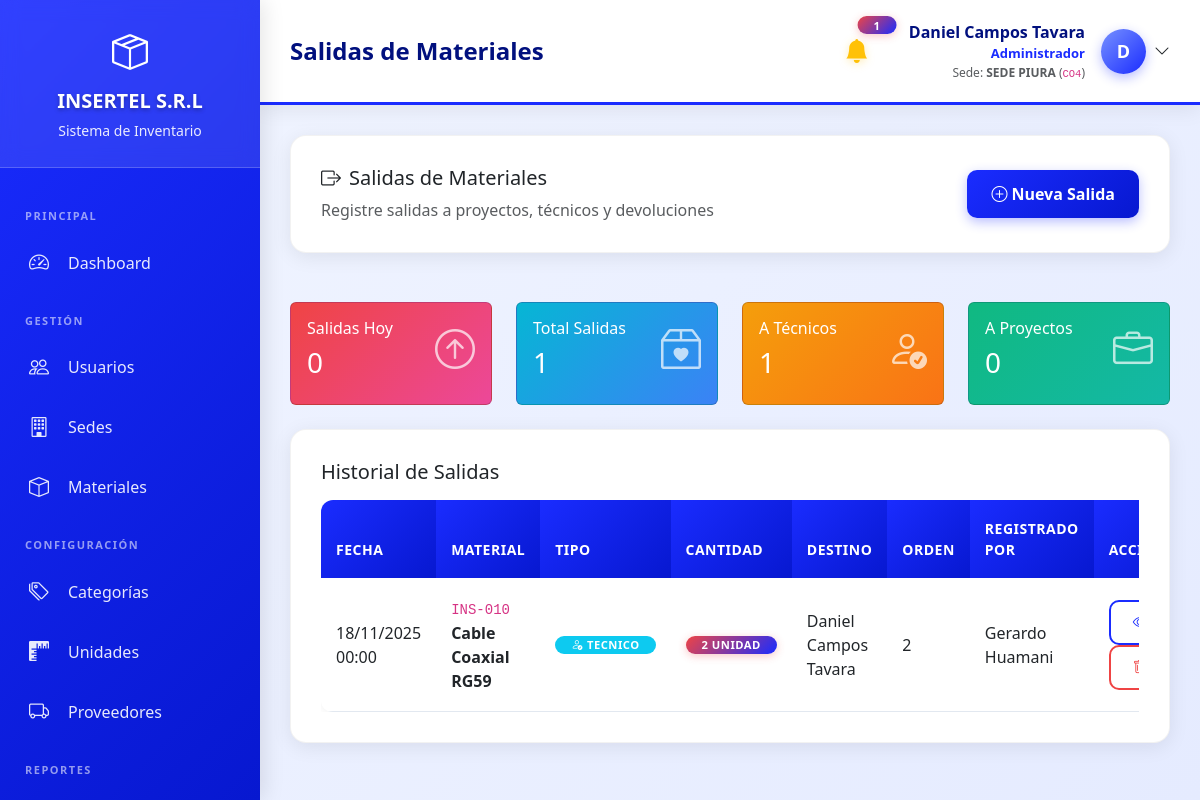
Before: /views/admin/salidas_materiales.php (signed in) with the older database file.
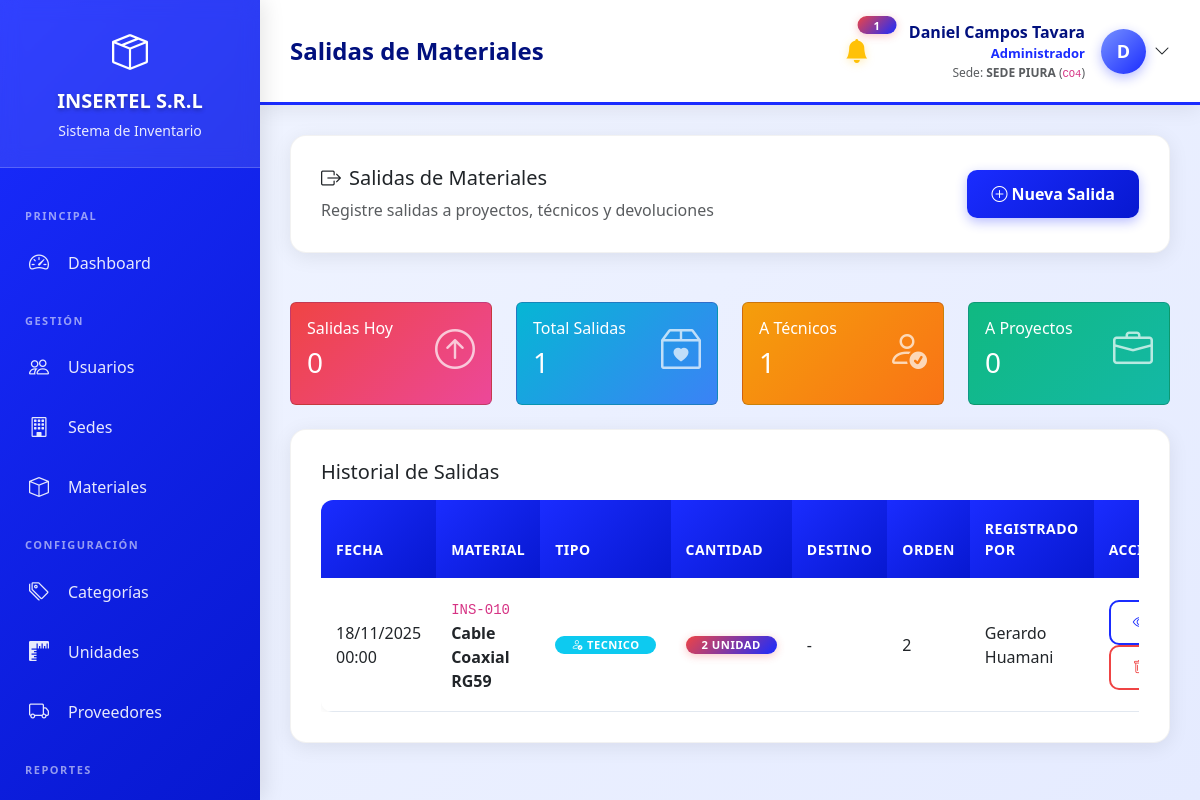
After: the same page with the newer database file.
### tables this page shows
CREATE TABLE `salidas_materiales` (
  `id` int(11) NOT NULL,
  `movimiento_id` int(11) NOT NULL,
  `tipo_salida` enum('proyecto','tecnico','devolucion_proveedor','ajuste') DEFAULT 'proyecto',
  `proyecto_id` int(11) DEFAULT NULL,
  `tecnico_id` int(11) DEFAULT NULL,
  `numero_orden` varchar(100) DEFAULT NULL,
  `fecha_salida` date NOT NULL,
  `usuario_id` int(11) NOT NULL,
  `created_at` timestamp NOT NULL DEFAULT current_timestamp(),
  `updated_at` timestamp NOT NULL DEFAULT current_timestamp() ON UPDATE current_timestamp()
);

CREATE TABLE `usuarios` (
  `id` int(11) NOT NULL,
  `username` varchar(50) NOT NULL,
  `password` varchar(255) NOT NULL,
  `nombre_completo` varchar(150) NOT NULL,
  `email` varchar(100) DEFAULT NULL,
  `telefono` varchar(20) DEFAULT NULL,
  `imagen_perfil` varchar(255) DEFAULT NULL,
  `rol_id` int(11) NOT NULL,
  `sede_id` int(11) DEFAULT NULL,
  `estado` enum('activo','inactivo') DEFAULT 'activo',
  `ultimo_acceso` datetime DEFAULT NULL,
  `created_at` timestamp NOT NULL DEFAULT current_timestamp(),
  `updated_at` timestamp NOT NULL DEFAULT current_timestamp() ON UPDATE current_timestamp()
);

CREATE TABLE `materiales` (
  `id` int(11) NOT NULL,
  `codigo` varchar(50) DEFAULT NULL,
  `nombre` varchar(150) NOT NULL,
  `descripcion` text DEFAULT NULL,
  `categoria_id` int(11) DEFAULT NULL,
  `sede_id` int(11) DEFAULT NULL,
  `unidad` varchar(20) NOT NULL,
  `proveedor_id` int(11) DEFAULT NULL,
  `costo_unitario` decimal(10,2) DEFAULT 0.00,
  `stock_actual` int(11) DEFAULT 0,
  `stock_minimo` int(11) DEFAULT 0,
  `stock_maximo` int(11) DEFAULT 0,
  `ubicacion` varchar(100) DEFAULT NULL,
  `fecha_vencimiento` date DEFAULT NULL,
  `lote` varchar(100) DEFAULT NULL,
  `estado` enum('activo','inactivo') DEFAULT 'activo',
  `created_at` timestamp NOT NULL DEFAULT current_timestamp(),
  `updated_at` timestamp NOT NULL DEFAULT current_timestamp() ON UPDATE current_timestamp()
);

CREATE TABLE `movimientos_inventario` (
  `id` int(11) NOT NULL,
  `material_id` int(11) NOT NULL,
  `tipo_movimiento` enum('entrada','salida','ajuste') NOT NULL,
  `cantidad` int(11) NOT NULL,
  `motivo` varchar(255) DEFAULT NULL,
  `usuario_id` int(11) NOT NULL,
  `sede_id` int(11) DEFAULT NULL,
  `tecnico_asignado_id` int(11) DEFAULT NULL,
  `fecha_movimiento` datetime DEFAULT current_timestamp(),
  `documento_referencia` varchar(100) DEFAULT NULL,
  `observaciones` text DEFAULT NULL,
  `created_at` timestamp NOT NULL DEFAULT current_timestamp()
);

### views/admin/salidas_materiales.php (called while the page is built, shortened)
<?php
require_once '../../config/functions.php';
include '../almacen/salidas_materiales.php';

### config/functions.php (called while the page is built, shortened)
<?php
function obtenerSedeActual()
{
    return $_SESSION['sede_id'] ?? null;
}
function formatearFechaHora($fecha, $formato = 'd/m/Y H:i')
{
    $date = new DateTime($fecha);
    return $date->format($formato);
}

### views/almacen/salidas_materiales.php (the view, shortened to what the changed rows need)
<?php
require_once '../../config/functions.php';
$database = new Database();
$db = $database->getConnection();
$query_salidas = "SELECT sm.*, m.nombre as material_nombre, m.codigo, m.unidad,
                          u.nombre_completo as usuario_nombre, ut.nombre_completo as tecnico_nombre,
                          mi.cantidad
                   FROM salidas_materiales sm
                   LEFT JOIN movimientos_inventario mi ON sm.movimiento_id = mi.id
                   LEFT JOIN materiales m ON mi.material_id = m.id
                   LEFT JOIN usuarios u ON sm.usuario_id = u.id
                   LEFT JOIN usuarios ut ON sm.tecnico_id = ut.id";
if (!esSuperAdmin()) {
    $sede_actual = obtenerSedeActual();
    if ($sede_actual) {
        $query_salidas .= " WHERE mi.sede_id = :sede_id";
    }
}
$query_salidas .= " ORDER BY sm.fecha_salida DESC LIMIT 50";
$stmt_salidas = $db->prepare($query_salidas);
if (!esSuperAdmin()) {
    $sede_actual = obtenerSedeActual();
    if ($sede_actual) {
        $stmt_salidas->bindParam(':sede_id', $sede_actual);
    }
}
$stmt_salidas->execute();
$salidas = $stmt_salidas->fetchAll(PDO::FETCH_ASSOC);
include '../layouts/header.php';
?>
<div class="row mb-4">
    <div class="col-md-3">
        <div class="card bg-gradient-danger text-white">
            <div class="card-body">
                <div class="d-flex justify-content-between">
                    <div>
                        <h6 class="card-title">Salidas Hoy</h6>
                        <h3><?php
                            $hoy = date('Y-m-d');
                            $count_hoy = count(array_filter($salidas, function($s) use ($hoy) {
                                return date('Y-m-d', strtotime($s['fecha_salida'])) === $hoy;
                            }));
                            echo $count_hoy;
                        ?></h3>
                    </div>
                </div>
            </div>
        </div>
    </div>
    <div class="col-md-3">
        <div class="card bg-gradient-warning text-white">
            <div class="card-body">
                <div class="d-flex justify-content-between">
                    <div>
                        <h6 class="card-title">A Técnicos</h6>
                        <h3><?php
                            $count_tec = count(array_filter($salidas, function($s) {
                                return $s['tipo_salida'] === 'tecnico';
                            }));
                            echo $count_tec;
                        ?></h3>
                    </div>
                </div>
            </div>
        </div>
    </div>
    <div class="col-md-3">
        <div class="card bg-gradient-success text-white">
            <div class="card-body">
                <div class="d-flex justify-content-between">
                    <div>
                        <h6 class="card-title">A Proyectos</h6>
                        <h3><?php
                            $count_proy = count(array_filter($salidas, function($s) {
                                return $s['tipo_salida'] === 'proyecto';
                            }));
                            echo $count_proy;
                        ?></h3>
                    </div>
                </div>
            </div>
        </div>
    </div>
</div>
<div class="row">
    <div class="col-12">
        <div class="content-card">
            <div class="table-responsive">
                <table class="table table-hover">
                    <thead>
                        <tr>
                            <th>Fecha</th>
                            <th>Material</th>
                            <th>Tipo</th>
                            <th>Cantidad</th>
                            <th>Destino</th>
                            <th>Orden</th>
                            <th>Registrado por</th>
                            <th>Acciones</th>
                        </tr>
                    </thead>
                    <tbody>
                        <?php if (empty($salidas)): ?>
                        <tr>
                            <td colspan="8" class="text-center text-muted py-4">No hay salidas registradas</td>
                        </tr>
                        <?php else: ?>
                            <?php foreach ($salidas as $salida): ?>
                            <tr>
                                <td><?php echo formatearFechaHora($salida['fecha_salida']); ?></td>
                                <td>
                                    <code><?php echo $salida['codigo']; ?></code>
                                    <strong class="d-block"><?php echo $salida['material_nombre']; ?></strong>
                                </td>
                                <td>
                                    <?php
                                    $badge_class = match($salida['tipo_salida']) {
                                        'tecnico' => 'bg-info',
                                        'proyecto' => 'bg-success',
                                        'devolucion_proveedor' => 'bg-warning',
                                        'ajuste' => 'bg-secondary',
                                        default => 'bg-dark'
                                    };
                                    $icon = match($salida['tipo_salida']) {
                                        'tecnico' => 'person-check',
                                        'proyecto' => 'briefcase',
                                        'devolucion_proveedor' => 'truck',
                                        'ajuste' => 'gear',
                                        default => 'box'
                                    };
                                    ?>
                                    <span class="badge <?php echo $badge_class; ?>">
                                        <i class="bi bi-<?php echo $icon; ?> me-1"></i>
                                        <?php echo ucfirst(str_replace('_', ' ', $salida['tipo_salida'])); ?>
                                    </span>
                                </td>
                                <td>
                                    <span class="badge bg-danger"><?php echo $salida['cantidad']; ?> <?php echo $salida['unidad']; ?></span>
                                </td>
                                <td>
                                    <?php if ($salida['tipo_salida'] === 'tecnico'): ?>
                                        <?php echo $salida['tecnico_nombre'] ?? '-'; ?>
                                    <?php else: ?>
                                        <small><?php echo $salida['numero_orden'] ?? '-'; ?></small>
                                    <?php endif; ?>
                                </td>
                                <td><?php echo $salida['numero_orden'] ?? '-'; ?></td>
                                <td><?php echo $salida['usuario_nombre']; ?></td>
                                <td>
                                    <button type="button" class="btn btn-sm btn-outline-primary"
                                            onclick="verDetalleSalida(<?php echo htmlspecialchars(json_encode($salida)); ?>)">
                                        <i class="bi bi-eye"></i>
                                    </button>
                                    <button type="button" class="btn btn-sm btn-outline-danger" onclick="confirmarEliminacion(<?php echo $salida['id']; ?>, 'salida')">
                                        <i class="bi bi-trash"></i>
                                    </button>
                                </td>
                            </tr>
                            <?php endforeach; ?>
                        <?php endif; ?>
                    </tbody>
                </table>
            </div>
        </div>
    </div>
</div>
<?php include '../layouts/footer.php'; ?>

Changed rows visible on the page:
changed salidas_materiales "TECNICO": tecnico.nombre_completo "Daniel Campos Tavara" → "-"
